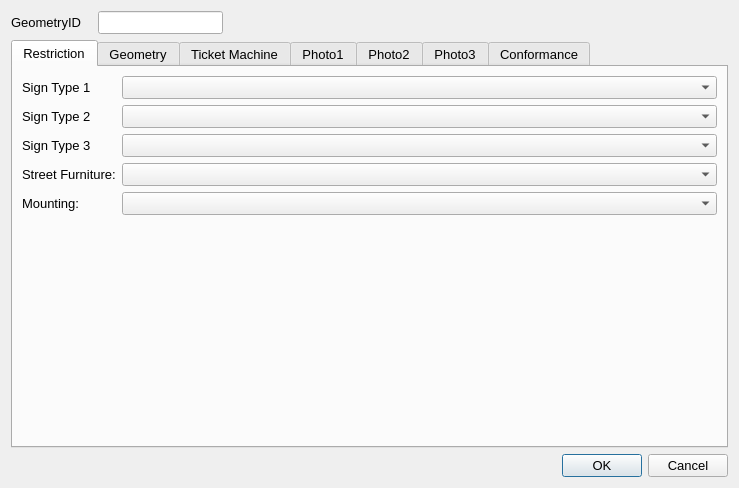
<?xml version="1.0" encoding="UTF-8"?>
<ui version="4.0">
 <class>Dialog</class>
 <widget class="QDialog" name="Dialog">
  <property name="geometry">
   <rect>
    <x>0</x>
    <y>0</y>
    <width>739</width>
    <height>488</height>
   </rect>
  </property>
  <property name="sizePolicy">
   <sizepolicy hsizetype="Fixed" vsizetype="Fixed">
    <horstretch>0</horstretch>
    <verstretch>0</verstretch>
   </sizepolicy>
  </property>
  <property name="maximumSize">
   <size>
    <width>750</width>
    <height>550</height>
   </size>
  </property>
  <property name="font">
   <font>
    <pointsize>10</pointsize>
   </font>
  </property>
  <property name="windowTitle">
   <string>Dialog</string>
  </property>
  <layout class="QGridLayout" name="gridLayout">
   <item row="2" column="2">
    <widget class="QDialogButtonBox" name="button_box">
     <property name="orientation">
      <enum>Qt::Horizontal</enum>
     </property>
     <property name="standardButtons">
      <set>QDialogButtonBox::Cancel|QDialogButtonBox::Ok</set>
     </property>
    </widget>
   </item>
   <item row="0" column="0">
    <widget class="QLabel" name="label">
     <property name="minimumSize">
      <size>
       <width>81</width>
       <height>16</height>
      </size>
     </property>
     <property name="font">
      <font>
       <pointsize>10</pointsize>
      </font>
     </property>
     <property name="text">
      <string>GeometryID</string>
     </property>
    </widget>
   </item>
   <item row="0" column="1">
    <widget class="QLineEdit" name="GeometryID">
     <property name="sizePolicy">
      <sizepolicy hsizetype="Preferred" vsizetype="Preferred">
       <horstretch>0</horstretch>
       <verstretch>0</verstretch>
      </sizepolicy>
     </property>
     <property name="font">
      <font>
       <pointsize>10</pointsize>
      </font>
     </property>
     <property name="inputMask">
      <string/>
     </property>
     <property name="readOnly">
      <bool>true</bool>
     </property>
     <property name="placeholderText">
      <string/>
     </property>
    </widget>
   </item>
   <item row="1" column="0" colspan="3">
    <widget class="QTabWidget" name="Details">
     <property name="sizePolicy">
      <sizepolicy hsizetype="Expanding" vsizetype="Expanding">
       <horstretch>0</horstretch>
       <verstretch>0</verstretch>
      </sizepolicy>
     </property>
     <property name="minimumSize">
      <size>
       <width>0</width>
       <height>0</height>
      </size>
     </property>
     <property name="font">
      <font>
       <pointsize>10</pointsize>
      </font>
     </property>
     <property name="cursor">
      <cursorShape>IBeamCursor</cursorShape>
     </property>
     <property name="mouseTracking">
      <bool>true</bool>
     </property>
     <property name="acceptDrops">
      <bool>true</bool>
     </property>
     <property name="currentIndex">
      <number>0</number>
     </property>
     <widget class="QWidget" name="RestrictionDetails">
      <property name="focusPolicy">
       <enum>Qt::NoFocus</enum>
      </property>
      <attribute name="title">
       <string>Restriction</string>
      </attribute>
      <layout class="QFormLayout" name="formLayout">
       <item row="0" column="0">
        <widget class="QLabel" name="Type1_4">
         <property name="text">
          <string>Sign Type 1</string>
         </property>
        </widget>
       </item>
       <item row="0" column="1">
        <widget class="QComboBox" name="SignType_1"/>
       </item>
       <item row="1" column="0">
        <widget class="QLabel" name="Type1_5">
         <property name="text">
          <string>Sign Type 2</string>
         </property>
        </widget>
       </item>
       <item row="1" column="1">
        <widget class="QComboBox" name="SignType_2"/>
       </item>
       <item row="2" column="0">
        <widget class="QLabel" name="Type1_6">
         <property name="text">
          <string>Sign Type 3</string>
         </property>
        </widget>
       </item>
       <item row="2" column="1">
        <widget class="QComboBox" name="SignType_3"/>
       </item>
       <item row="3" column="0">
        <widget class="QLabel" name="lbl_GeometryType_2">
         <property name="minimumSize">
          <size>
           <width>90</width>
           <height>16</height>
          </size>
         </property>
         <property name="font">
          <font>
           <pointsize>10</pointsize>
          </font>
         </property>
         <property name="text">
          <string>Street Furniture:</string>
         </property>
        </widget>
       </item>
       <item row="3" column="1">
        <widget class="QComboBox" name="Signs_Attachment"/>
       </item>
       <item row="4" column="0">
        <widget class="QLabel" name="lbl_GeometryType">
         <property name="minimumSize">
          <size>
           <width>90</width>
           <height>16</height>
          </size>
         </property>
         <property name="font">
          <font>
           <pointsize>10</pointsize>
          </font>
         </property>
         <property name="text">
          <string>Mounting:</string>
         </property>
        </widget>
       </item>
       <item row="4" column="1">
        <widget class="QComboBox" name="Signs_Mount"/>
       </item>
      </layout>
     </widget>
     <widget class="QWidget" name="Geometry">
      <attribute name="title">
       <string>Geometry</string>
      </attribute>
      <layout class="QFormLayout" name="formLayout_2">
       <item row="0" column="0">
        <widget class="QLabel" name="lbl_RoadName">
         <property name="minimumSize">
          <size>
           <width>90</width>
           <height>16</height>
          </size>
         </property>
         <property name="font">
          <font>
           <pointsize>10</pointsize>
          </font>
         </property>
         <property name="text">
          <string>Road Name:</string>
         </property>
        </widget>
       </item>
       <item row="0" column="1">
        <widget class="QLineEdit" name="RoadName"/>
       </item>
       <item row="1" column="0">
        <widget class="QLabel" name="lbl_USRN">
         <property name="minimumSize">
          <size>
           <width>90</width>
           <height>16</height>
          </size>
         </property>
         <property name="font">
          <font>
           <pointsize>10</pointsize>
          </font>
         </property>
         <property name="text">
          <string>USRN:</string>
         </property>
        </widget>
       </item>
       <item row="1" column="1">
        <widget class="QLineEdit" name="USRN"/>
       </item>
       <item row="2" column="0">
        <widget class="QLabel" name="lbl_AzToRoadCL">
         <property name="minimumSize">
          <size>
           <width>90</width>
           <height>16</height>
          </size>
         </property>
         <property name="font">
          <font>
           <pointsize>10</pointsize>
          </font>
         </property>
         <property name="text">
          <string>Direction to Road Centreline:</string>
         </property>
         <property name="wordWrap">
          <bool>true</bool>
         </property>
        </widget>
       </item>
       <item row="2" column="1">
        <widget class="QLineEdit" name="AzimuthToRoadCentreLine">
         <property name="text">
          <string/>
         </property>
        </widget>
       </item>
       <item row="3" column="1">
        <widget class="QToolButton" name="toolButton_2">
         <property name="text">
          <string>...</string>
         </property>
        </widget>
       </item>
       <item row="4" column="0">
        <widget class="QLabel" name="label_8">
         <property name="text">
          <string>Survey Date:</string>
         </property>
        </widget>
       </item>
       <item row="4" column="1">
        <widget class="QDateTimeEdit" name="Signs_DateTime">
         <property name="readOnly">
          <bool>true</bool>
         </property>
        </widget>
       </item>
       <item row="5" column="0">
        <widget class="QLabel" name="label_9">
         <property name="text">
          <string>Surveyor:</string>
         </property>
        </widget>
       </item>
       <item row="5" column="1">
        <widget class="QLineEdit" name="Surveyor">
         <property name="readOnly">
          <bool>true</bool>
         </property>
        </widget>
       </item>
       <item row="6" column="0">
        <widget class="QLabel" name="lbl_RoadName_2">
         <property name="minimumSize">
          <size>
           <width>90</width>
           <height>16</height>
          </size>
         </property>
         <property name="font">
          <font>
           <pointsize>10</pointsize>
          </font>
         </property>
         <property name="text">
          <string>RestrictionID</string>
         </property>
        </widget>
       </item>
       <item row="6" column="1">
        <widget class="QLineEdit" name="RestrictionID"/>
       </item>
      </layout>
     </widget>
     <widget class="QWidget" name="TicketMachine">
      <attribute name="title">
       <string>Ticket Machine</string>
      </attribute>
      <layout class="QFormLayout" name="formLayout_3">
       <item row="0" column="0">
        <widget class="QLabel" name="Type1_7">
         <property name="text">
          <string>Ticket Machine Number:</string>
         </property>
        </widget>
       </item>
       <item row="0" column="1">
        <widget class="QLineEdit" name="TicketMachine_Nr"/>
       </item>
       <item row="1" column="0">
        <widget class="QCheckBox" name="checkBox">
         <property name="text">
          <string>Ringo present</string>
         </property>
        </widget>
       </item>
       <item row="2" column="0">
        <widget class="QLabel" name="Type1_8">
         <property name="text">
          <string>Ticket Machine Issues:</string>
         </property>
        </widget>
       </item>
       <item row="2" column="1">
        <widget class="QComboBox" name="Compl_Signs_TicketMachines"/>
       </item>
      </layout>
     </widget>
     <widget class="QWidget" name="Photos_01">
      <attribute name="title">
       <string>Photo1</string>
      </attribute>
      <layout class="QGridLayout" name="gridLayout_4">
       <item row="0" column="0">
        <widget class="QLabel" name="Photo_Widget_01">
         <property name="sizePolicy">
          <sizepolicy hsizetype="Fixed" vsizetype="Fixed">
           <horstretch>0</horstretch>
           <verstretch>0</verstretch>
          </sizepolicy>
         </property>
         <property name="maximumSize">
          <size>
           <width>640</width>
           <height>480</height>
          </size>
         </property>
         <property name="autoFillBackground">
          <bool>true</bool>
         </property>
         <property name="text">
          <string>Photo not found</string>
         </property>
        </widget>
       </item>
      </layout>
     </widget>
     <widget class="QWidget" name="Photos_02">
      <attribute name="title">
       <string>Photo2</string>
      </attribute>
      <layout class="QGridLayout" name="gridLayout_5">
       <item row="0" column="0">
        <widget class="QLabel" name="Photo_Widget_02">
         <property name="sizePolicy">
          <sizepolicy hsizetype="Fixed" vsizetype="Fixed">
           <horstretch>0</horstretch>
           <verstretch>0</verstretch>
          </sizepolicy>
         </property>
         <property name="maximumSize">
          <size>
           <width>640</width>
           <height>480</height>
          </size>
         </property>
         <property name="autoFillBackground">
          <bool>true</bool>
         </property>
         <property name="text">
          <string>Photo not found</string>
         </property>
        </widget>
       </item>
      </layout>
     </widget>
     <widget class="QWidget" name="Photos_03">
      <attribute name="title">
       <string>Photo3</string>
      </attribute>
      <layout class="QGridLayout" name="gridLayout_6">
       <item row="0" column="0">
        <widget class="QLabel" name="Photo_Widget_03">
         <property name="autoFillBackground">
          <bool>true</bool>
         </property>
         <property name="text">
          <string>Photo not found</string>
         </property>
        </widget>
       </item>
      </layout>
     </widget>
     <widget class="QWidget" name="Conformance">
      <attribute name="title">
       <string>Conformance</string>
      </attribute>
      <layout class="QGridLayout" name="gridLayout_3">
       <item row="0" column="0">
        <widget class="QLabel" name="lbl_TimePeriod_5">
         <property name="minimumSize">
          <size>
           <width>90</width>
           <height>16</height>
          </size>
         </property>
         <property name="font">
          <font>
           <pointsize>10</pointsize>
          </font>
         </property>
         <property name="text">
          <string>Fading:</string>
         </property>
        </widget>
       </item>
       <item row="0" column="1">
        <widget class="QComboBox" name="Compl_Signs_Faded"/>
       </item>
       <item row="1" column="0">
        <widget class="QLabel" name="lbl_MaxStay_5">
         <property name="minimumSize">
          <size>
           <width>90</width>
           <height>16</height>
          </size>
         </property>
         <property name="font">
          <font>
           <pointsize>10</pointsize>
          </font>
         </property>
         <property name="text">
          <string>Obscurred:</string>
         </property>
        </widget>
       </item>
       <item row="1" column="1">
        <widget class="QComboBox" name="Compl_Signs_Obscured"/>
       </item>
       <item row="2" column="1">
        <layout class="QGridLayout" name="gridLayout_2">
         <item row="0" column="0">
          <widget class="QCheckBox" name="Compl_Signs_Direction">
           <property name="layoutDirection">
            <enum>Qt::RightToLeft</enum>
           </property>
           <property name="text">
            <string>Facing wrong direction:</string>
           </property>
          </widget>
         </item>
         <item row="0" column="1">
          <widget class="QCheckBox" name="Compl_Signs_Obsolete">
           <property name="layoutDirection">
            <enum>Qt::RightToLeft</enum>
           </property>
           <property name="text">
            <string>Sign Obsolete: </string>
           </property>
          </widget>
         </item>
         <item row="0" column="2">
          <widget class="QCheckBox" name="Compl_Signs_OtherOptions">
           <property name="layoutDirection">
            <enum>Qt::RightToLeft</enum>
           </property>
           <property name="text">
            <string>Other placement options:</string>
           </property>
          </widget>
         </item>
        </layout>
       </item>
       <item row="3" column="0">
        <widget class="QLabel" name="label_3">
         <property name="text">
          <string>Notes:</string>
         </property>
        </widget>
       </item>
       <item row="3" column="1">
        <widget class="QTextEdit" name="Signs_Notes"/>
       </item>
       <item row="4" column="0">
        <widget class="QLabel" name="label_4">
         <property name="text">
          <string>Photos taken:</string>
         </property>
        </widget>
       </item>
       <item row="4" column="1">
        <widget class="QCheckBox" name="PhotoTaken">
         <property name="text">
          <string/>
         </property>
        </widget>
       </item>
      </layout>
     </widget>
    </widget>
   </item>
  </layout>
 </widget>
 <resources/>
 <connections>
  <connection>
   <sender>button_box</sender>
   <signal>accepted()</signal>
   <receiver>Dialog</receiver>
   <slot>accept()</slot>
   <hints>
    <hint type="sourcelabel">
     <x>248</x>
     <y>254</y>
    </hint>
    <hint type="destinationlabel">
     <x>157</x>
     <y>274</y>
    </hint>
   </hints>
  </connection>
  <connection>
   <sender>button_box</sender>
   <signal>rejected()</signal>
   <receiver>Dialog</receiver>
   <slot>reject()</slot>
   <hints>
    <hint type="sourcelabel">
     <x>316</x>
     <y>260</y>
    </hint>
    <hint type="destinationlabel">
     <x>286</x>
     <y>274</y>
    </hint>
   </hints>
  </connection>
 </connections>
</ui>
